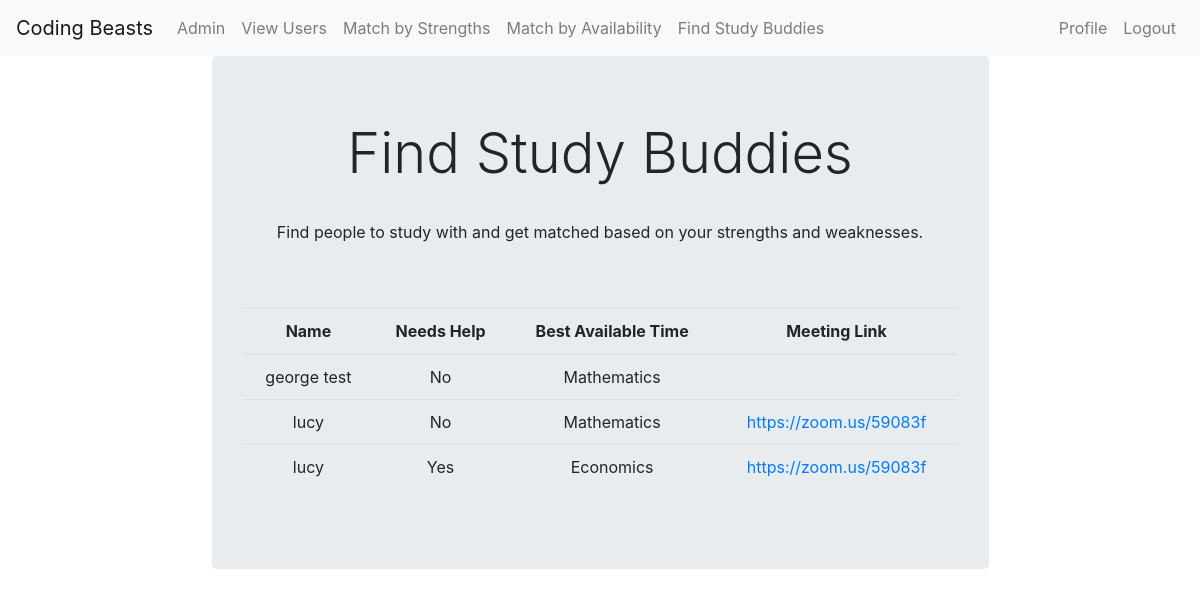
The page /matches/user/ (signed in) on the database as committed earlier.
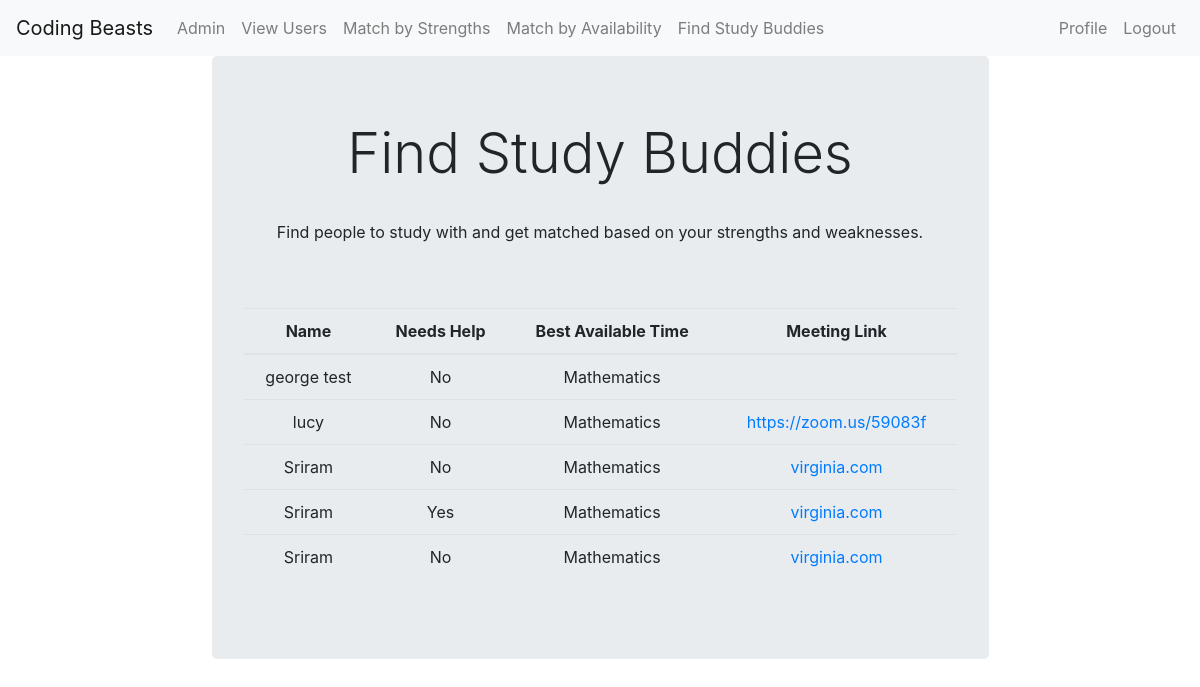
The same page on the database as committed later.
### sbuddy/models.py (models this page shows, shortened)
class Profile(models.Model):
    STRENGTH_CHOICES = (
        ('--------', '--------'),
        ('Mathematics','Mathematics'),
        ('Chemistry','Chemistry'),
        ('Physics','Physics'),
        ('Computer Science','Computer Science'),
        ('Economics','Economics'),
        )
    SCHEDULE_CHOICES = [
        ("Monday Morning", "Monday Morning"),
        ("Monday Afternoon", "Monday Afternoon"),
        ("Tuesday Morning", "Tuesday Morning"),
        ("Tuesday Afternoon", "Tuesday Afternoon"),
        ("Wednesday Morning", "Wednesday Morning"),
        ("Wednesday Afternoon", "Wednesday Afternoon"),
        ("Thursday Morning", "Thursday Morning"),
        ("Thursday Afternoon", "Thursday Afternoon"),
        ("Friday Morning", "Friday Morning"),
        ("Friday Afternoon", "Friday Afternoon"),
    ]
    user = models.OneToOneField(User, on_delete=models.CASCADE)
    image = models.ImageField(default='default.jpg', upload_to='profile_pics')
    name = models.CharField(max_length=100, blank=False, default='')
    meetingURL = models.CharField(max_length=100, blank=False, default='')
    strengths = models.CharField(
        max_length=255,
        choices=STRENGTH_CHOICES,
        default='')
    weaknesses = models.CharField(
        max_length=255,
        choices=STRENGTH_CHOICES,
        default='')
    availability = models.CharField(
        max_length=50,
        choices=SCHEDULE_CHOICES,
        default='Monday Morning',
    )
    phone_number = models.CharField(max_length=20)

### sbuddy/views.py (the view)
# urls.py: path('matches/user/', views.get_user_matches, name='user_matches'),
def get_user_matches(request):
    current = request.user.profile
    profiles = Profile.objects.all()
    matches = []
    for profile in profiles:
        if profile.name != current.name:
            p_strengths = profile.strengths.split(',')
            c_weak = current.weaknesses.split(',')
            for strength in p_strengths:
                for weak in c_weak:
                    if strength == weak:
                        match = (0, weak, profile)
                        matches.append(match)
            p_weak = profile.weaknesses.split(',')
            c_strength = current.strengths.split(',')
            for strength2 in c_strength:
                for weak2 in p_weak:
                    if strength2 == weak2:
                        match = (1, weak2, profile)
                        matches.append(match)
    return render(request, 'sbuddy/user_matches.html', {'matches': matches})

### sbuddy/templates/sbuddy/user_matches.html (shortened to what this page needs)
{% extends 'sbuddy/base.html' %}
{% load bootstrap4 %}
{% block content %}
<body>
    <div class="form jumbotron mid">
        <h1 class="text-center display-4" style="padding-bottom:25px"> Find Study Buddies</h1>
        <p>Find people to study with and get matched based on your strengths and weaknesses.</p>
        <br>
        <br>
        <table class="table">
            <thead>
                <tr>
                    <th class="text-center">Name</th>
                    <th class="text-center">Needs Help</th>
                    <th class="text-center">Best Available Time</th>
                    <th class="text-center">Meeting Link</th>
                </tr>
            </thead>
            <tbody>
                {% for match in matches %}
                <tr>
                    <td class="text-center">{{ match.2.name }}</td>
                    {% if match.0 == 0 %}
                    <td class="text-center">No</td>
                    {% else %}
                    <td class="text-center">Yes</td>
                    {% endif %}
                    <td class="text-center">{{ match.1 }}</td>
                    <td class="text-center"><a href="{{ match.2.meetingURL }}">{{ match.2.meetingURL }}</a></td>
                </tr>
                {% endfor %}
            </tbody>
        </table>
    </div>
</body>
</head>
{% endblock %}

Rows that differ between the two databases and show on the page:
no longer on one of the page's lists (row unchanged): Profile: name "lucy", weaknesses "Economics", meetingURL "https://zoom.us/59083f"
added Profile: name "Sriram", shows "No", weaknesses "Mathematics", meetingURL "virginia.com"
added Profile: name "Sriram", shows "No", weaknesses "Mathematics", meetingURL "virginia.com"
